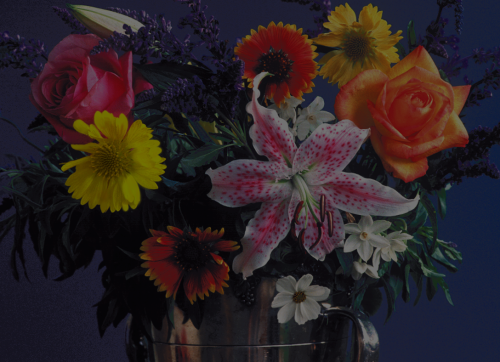
#> input picture img/flowers2.bmp, 500 x 362 px
$ jupyter execute Practica6.ipynb
#> lines starting #> are read from the running program, lines starting #| are printed output that depends on the picture; after the words box and inside, x2 and y2 are one past the last pixel; in counts of white or black regions, pixels touching at a corner belong together
[cell 1]
#Ejrcicio 1
import numpy as np
import matplotlib.pyplot as plt
from skimage import io

# Paso 1: Convertir la imagen de RGB a modelo HSI
def rgb_a_hsi(imagen_rgb):
    # Extraer canales de color RGB
    r, g, b = imagen_rgb[:, :, 0], imagen_rgb[:, :, 1], imagen_rgb[:, :, 2]

    # Calcular componentes HSI
    num = 0.5 * ((r - g) + (r - b))
    den = np.sqrt((r - g)**2 + (r - b) * (g - b))
    theta = np.arccos(num / (den + 1e-10))
    h = theta.copy()
    h[b > g] = 2 * np.pi - h[b > g]
    h /= 2 * np.pi

    s = 1 - 3 / (r + g + b + 1e-10) * np.minimum(np.minimum(r, g), b)
    i = (r + g + b) / 3

    # Crear imagen en espacio HSI
    imagen_hsi = np.stack([h, s, i], axis=-1)
    return imagen_hsi

# Paso 2: Tomar la banda de intensidad (I) y ecualizarla
'''def mejorar_banda_intensidad(banda_i):
    # Ecualizar la banda de intensidad
    cdf_i = np.cumsum(np.histogram(banda_i.flatten(), bins=256, range=[0, 1])[0]) / banda_i.size
    i_ecualizada = np.interp(banda_i, np.linspace(0, 1, 256), cdf_i)

    return i_ecualizada'''


#Paso 2.1
#Hice otra para controlar el brillo tomando la formula de transformacion logaritmica de la practica anterior
def mejorar_banda_intensidad(banda_i, gamma=0.5):
    # Aplicar transformación logarítmica con ajuste de gamma
#> called with gamma = 0.5
    banda_i_log = np.power(banda_i, gamma)
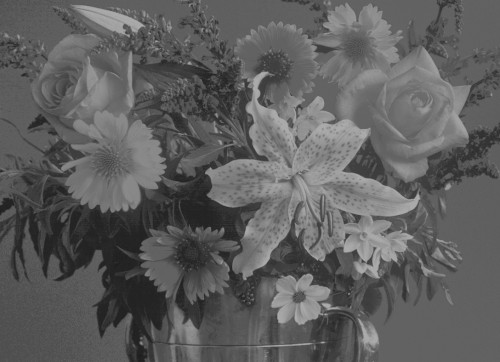
#> banda_i_log: shape (362, 500) float64; min 0.12, max 0.669, mean 0.373

    # Ecualizar la banda de intensidad transformada
    max_value = np.percentile(banda_i_log, 99)  # Limitar a los valores del 99% para reducir efectos de brillo extremo
#> max_value = 0.647
    cdf_i = np.cumsum(np.histogram(banda_i_log.flatten(), bins=256, range=[0, max_value])[0]) / banda_i_log.size
#> cdf_i = 256 values from 0 to 0.99
    banda_i_ecualizada = np.interp(banda_i_log, np.linspace(0, max_value, 256), cdf_i)

    # Aplicar la transformación inversa logarítmica
    banda_i_ecualizada = np.power(banda_i_ecualizada, 1/gamma)

    return banda_i_ecualizada

# Paso 3: Regresar al modelo RGB
def hsi_a_rgb(imagen_hsi):
    h, s, i = imagen_hsi[:, :, 0], imagen_hsi[:, :, 1], imagen_hsi[:, :, 2]
    h *= 2 * np.pi

    r = np.zeros_like(h)
    g = np.zeros_like(h)
    b = np.zeros_like(h)

    # Sector RG
    condicion_rg = (0 <= h) & (h < 2 * np.pi / 3)
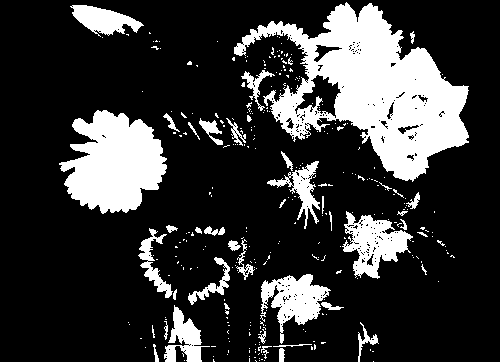
#> condicion_rg: shape (362, 500) bool; 21.2% white; 307 white regions (264 under 20 px), largest, box (x1, y1, x2, y2) and area: (234, 2, 469, 182) 18358, (59, 110, 167, 214) 7459, (342, 211, 413, 279) 2362
    b[condicion_rg] = i[condicion_rg] * (1 - s[condicion_rg])
    r[condicion_rg] = i[condicion_rg] * (1 + (s[condicion_rg] * np.cos(h[condicion_rg])) / (np.cos(np.pi / 3 - h[condicion_rg])))
    g[condicion_rg] = 3 * i[condicion_rg] - (r[condicion_rg] + b[condicion_rg])

    # Sector GB
    condicion_gb = (2 * np.pi / 3 <= h) & (h < 4 * np.pi / 3)
#> condicion_gb: shape (362, 500) bool; 21.9% white; 990 white regions (891 under 20 px), largest, box (x1, y1, x2, y2) and area: (341, 173, 500, 362) 20094, (441, 0, 500, 60) 2530, (330, 0, 440, 56) 2218
    r[condicion_gb] = i[condicion_gb] * (1 - s[condicion_gb])
    g[condicion_gb] = i[condicion_gb] * (1 + (s[condicion_gb] * np.cos(h[condicion_gb] - 2 * np.pi / 3)) / (np.cos(np.pi / 3 - (h[condicion_gb] - 2 * np.pi / 3))))
    b[condicion_gb] = 3 * i[condicion_gb] - (r[condicion_gb] + g[condicion_gb])

    # Sector BR
    condicion_br = (4 * np.pi / 3 <= h) & (h <= 2 * np.pi)
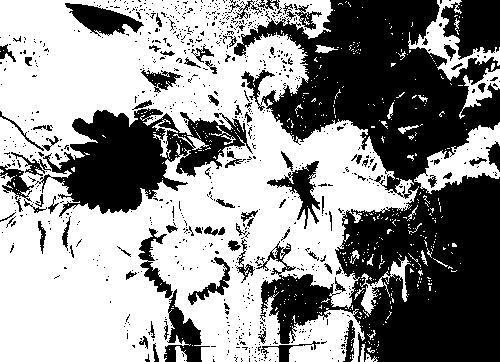
#> condicion_br: shape (362, 500) bool; 57% white; 854 black regions (766 under 20 px), largest, box (x1, y1, x2, y2) and area: (234, 0, 500, 362) 51054, (35, 108, 253, 217) 11034, (441, 0, 500, 60) 2530
    g[condicion_br] = i[condicion_br] * (1 - s[condicion_br])
    b[condicion_br] = i[condicion_br] * (1 + (s[condicion_br] * np.cos(h[condicion_br] - 4 * np.pi / 3)) / (np.cos(np.pi / 3 - (h[condicion_br] - 4 * np.pi / 3))))
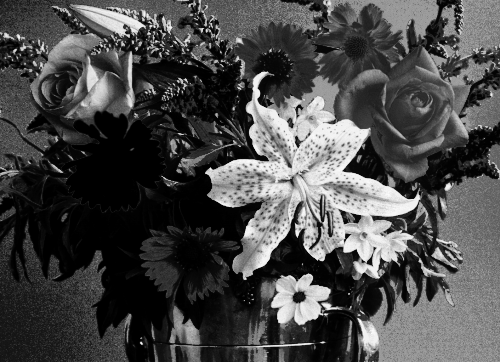
#> b: shape (362, 500) float64; min 0, max 1.03, mean 0.301; drawn with min black and max white
    r[condicion_br] = 3 * i[condicion_br] - (g[condicion_br] + b[condicion_br])
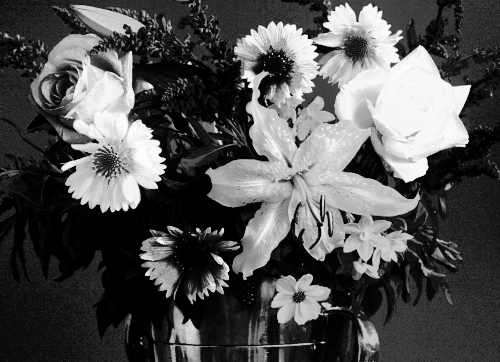
#> r: shape (362, 500) float64; min 3e-10, max 1.27, mean 0.409; drawn with min black and max white

    # Crear imagen en espacio RGB
    imagen_rgb = np.stack([r, g, b], axis=-1)
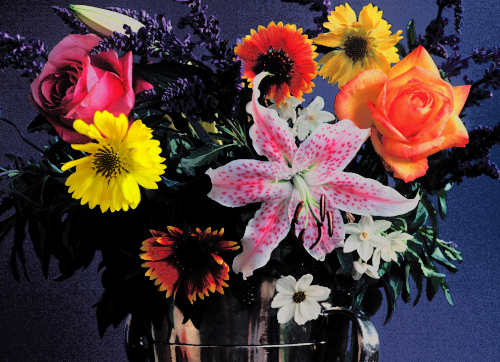
#> imagen_rgb: shape (362, 500, 3) float64; mean of channels 0, 1, 2 0.409, 0.3, 0.301; drawn with min black and max white
    return imagen_rgb

# Cargar la imagen
ruta_imagen = './img/flowers2.bmp'
imagen_rgb = np.clip(io.imread(ruta_imagen) / 255.0, 0, 1)  # Normalizar y asegurar que esté en el rango correcto

# Visualizar imagen original en RGB
plt.figure(figsize=(24, 12))
plt.subplot(1, 4, 1)
plt.imshow(imagen_rgb)
plt.title('Imagen original')

# Paso 1: Convertir de RGB a HSI
imagen_hsi = rgb_a_hsi(imagen_rgb)

# Visualizar imagen en espacio HSI
plt.subplot(1, 4, 2)
plt.imshow(imagen_hsi)
plt.title('Imagen en HSI')

# Paso 2: Realizar la ecualización de la banda de intensidad (I)
imagen_hsi[:, :, 2] = mejorar_banda_intensidad(imagen_hsi[:, :, 2])

# Paso 3: Regresar de HSI a RGB
imagen_mejorada_rgb = hsi_a_rgb(imagen_hsi)
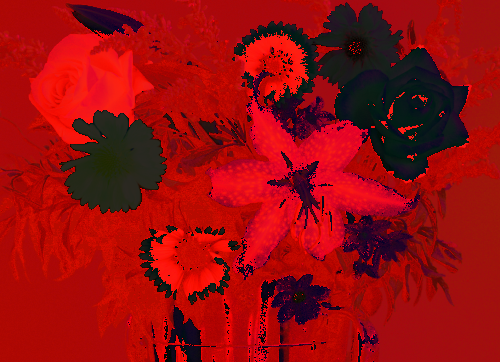
#> imagen_hsi: shape (362, 500, 3) float64; mean of channels 0, 1, 2 3.73, 0.292, 0.337; drawn with min black and max white

# Mostrar todas las imágenes
plt.subplot(1, 4, 3)
plt.imshow(imagen_mejorada_rgb)
plt.title('Imagen mejorada en RGB')

plt.show()
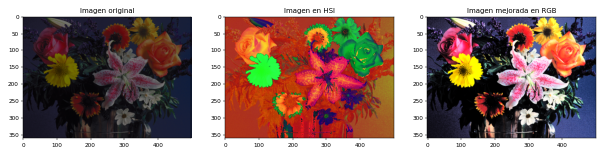
#> figure drawn by matplotlib, 3 panels

[cell 2]
#Ejercicio 2
import numpy as np
import matplotlib.pyplot as plt
from skimage import io

def pseudocolor_rebanado_intensidad(imagen_gris, num_niveles):
    # Normalizar la imagen en escala de grises al rango [0, 1]
    imagen_gris_norm = (imagen_gris - imagen_gris.min()) / (imagen_gris.max() - imagen_gris.min())

    # Realizar rebanado de intensidad
    intervalos = np.linspace(0, 1, num_niveles + 1)
    niveles_color = np.linspace(0, 1, num_niveles)

    imagen_pseudocolor = np.zeros_like(imagen_gris_norm, dtype=float)

    for i in range(num_niveles):
        condicion = np.logical_and(imagen_gris_norm >= intervalos[i], imagen_gris_norm <= intervalos[i + 1])
        imagen_pseudocolor[condicion] = niveles_color[i]

    return imagen_pseudocolor

# Rutas de las imágenes en escala de grises
rutas_imagenes = ['./img/cadera_1.jpg', './img/mano.jpeg', './img/medtest.png', './img/rodilla_1.jpg']

# Número de niveles de color
num_niveles_color = 256

# Procesar cada imagen y mostrar resultados
for ruta_imagen in rutas_imagenes:
    # Cargar imagen en escala de grises
    imagen_gris = io.imread(ruta_imagen, as_gray=True)
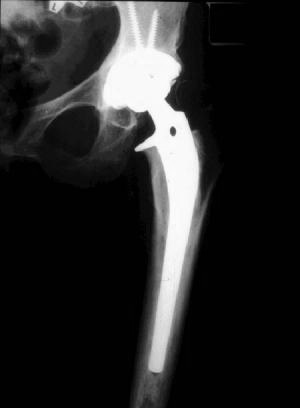
#> input picture img/cadera_1.jpg, 300 x 408 px
#> imagen_gris is the input picture: shape (408, 300) float64; min 0, max 1, mean 0.158

    # Aplicar pseudocolor mediante rebanado de intensidad
    imagen_pseudocolor = pseudocolor_rebanado_intensidad(imagen_gris, num_niveles=num_niveles_color)
#> the loop in pseudocolor_rebanado_intensidad, `for i in range(num_niveles):` made 256 passes
#> pass 3, in pseudocolor_rebanado_intensidad, `condicion = np.logical_and(imagen_gris_norm >= intervalos[i], imagen_g..`:
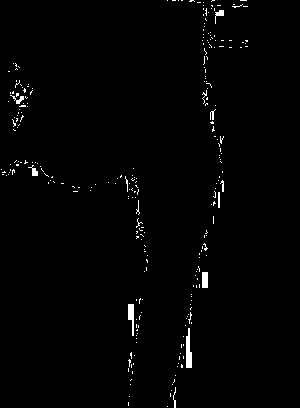
#> condicion: shape (408, 300) bool; 1.2% white; 265 white regions (252 under 20 px), largest, box (x1, y1, x2, y2) and area: (186, 328, 192, 368) 176, (128, 304, 134, 336) 128, (202, 272, 208, 288) 96

    # Mostrar imágenes
    plt.figure(figsize=(10, 4))

    plt.subplot(1, 2, 1)
    plt.imshow(imagen_gris, cmap='gray')
    plt.title('Imagen en Escala de Grises')

    plt.subplot(1, 2, 2)
    plt.imshow(imagen_pseudocolor,vmin=0, cmap='brg', vmax=1)  # Ajustar límites de visualización #'viridis'
    plt.title('Pseudocolor - Rebanado de Intensidad')

    plt.show()
#> pass 2 of the loop `for ruta_imagen in rutas_imagenes:`:
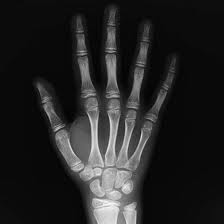
#> input picture img/mano.jpeg, 224 x 224 px
#> imagen_gris is the input picture: shape (224, 224) float64; min 0, max 0.988, mean 0.141
#> the loop in pseudocolor_rebanado_intensidad (call 2), `for i in range(num_niveles):` made 256 passes
#> pass 1, in pseudocolor_rebanado_intensidad (call 2), `condicion = np.logical_and(imagen_gris_norm >= intervalos[i], imagen_g..`:
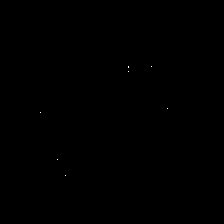
#> condicion: shape (224, 224) bool; 0.02% white in thin lines or dots, all inside (x1, y1, x2, y2) = (40, 66, 168, 176)
#> `plt.show()`:
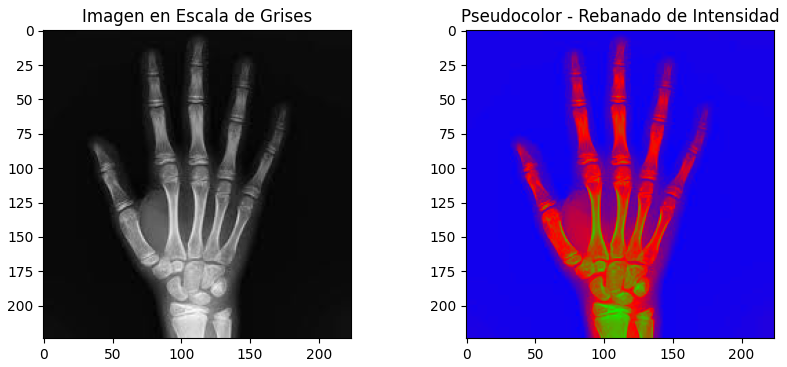
#> figure drawn by matplotlib, 2 panels
